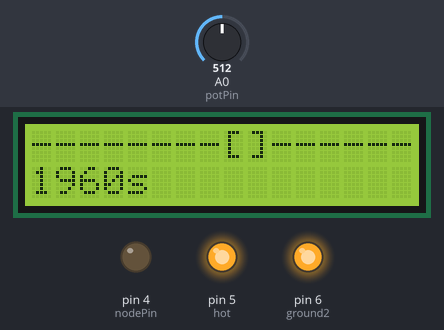
The sketch below on a simulated Arduino Uno, built with avr-gcc and run on an emulated ATmega328P. Shown: 16×2 character LCD, output pins drawn as LEDs (lit = HIGH). Inputs (shaded band) come from the test bench; at power-on: A0 (potPin) = 512. What the sketch prints to the serial monitor is not drawn.

Above: at 1.4 s.
1.5 s: A0 (potPin) set to 787
At 2.7 s:
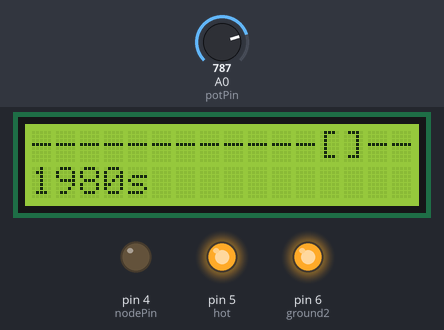
3.0 s: A0 (potPin) set to 811
At 4.2 s:
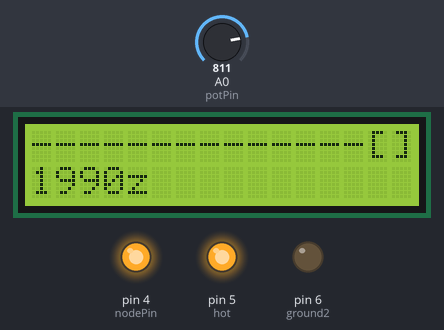
4.5 s: A0 (potPin) set to 900
6.0 s: A0 (potPin) set to 915
At 7.3 s:
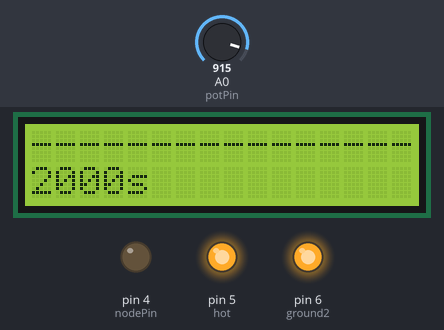
7.6 s: A0 (potPin) set to 1005
9.1 s: A0 (potPin) set to 1021
At 10.5 s:
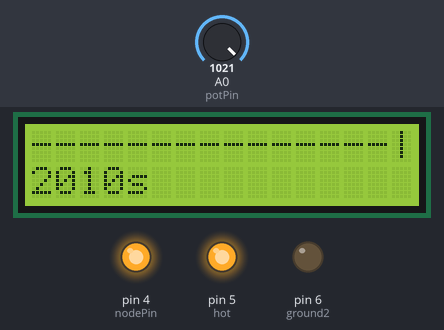
Timing chart, 0 to 11.6 s (numbered marks = the images above; inputs shaded):
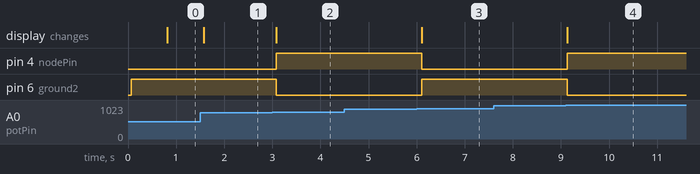

Measured:
- the behaviour switches between 794 and 795 on A0 (potPin) (found by bisection; images 1 and 2)
- the behaviour switches between 907 and 908 on A0 (potPin) (found by bisection; images 2 and 3)
- the behaviour switches between 1020 and 1021 on A0 (potPin) (found by bisection; images 3 and 4)
- after the input at 1.5 s, the display: changes after 0.07 s (image 1)
- after the input at 3.0 s, pin 4 (nodePin): LOW → HIGH after 0.09 s; pin 6 (ground2): HIGH → LOW after 0.09 s; the display: changes after 0.09 s (image 2)
- after the input at 4.5 s, every drawn part: stays the same
- after the input at 6.0 s, pin 4 (nodePin): HIGH → LOW after 0.11 s; pin 6 (ground2): LOW → HIGH after 0.11 s; the display: changes after 0.11 s (image 3)
- after the input at 7.6 s, every drawn part: stays the same
- after the input at 9.1 s, pin 4 (nodePin): LOW → HIGH at once; pin 6 (ground2): HIGH → LOW at once; the display: changes at once (image 4)

The sketch:

lcdHello.ino
```cpp
#define potPin 0
int potVal = 0;
#include <LiquidCrystal.h>

LiquidCrystal lcd(7, 8, 9, 10, 11, 12);

int potMin = 0;
int potMax = 1021;
int count = 0;
int startPoint = 0;
int point = 0;
int previousRange = -1;
int nodePin = 4;
int pinValue = 0;
int hot = 5;
int ground1 = 4;
int ground2 = 6;
int test = 0;

void setup() {
  Serial.begin(9600);
  pinMode(potPin, INPUT);
  lcd.begin(16, 2);
  pinMode(nodePin, INPUT);
  pinMode(hot, OUTPUT);
  pinMode(ground1, OUTPUT);
  pinMode(ground2, OUTPUT);
  digitalWrite(hot, HIGH);
  digitalWrite(ground1, LOW);
  digitalWrite(ground2, HIGH);

}

void loop() {
  // put your main code here, to run repeatedly:
  int potVal = analogRead(potPin);
  int range = map(potVal, potMin, potMax, 0, 9);


    if (previousRange != range){
      /*
      if (test == 1){
       digitalWrite(ground1, LOW);
       digitalWrite(ground2, HIGH);
        test = 0;
      } else{
        digitalWrite(ground1, HIGH);
        digitalWrite(ground2, LOW);
        test = 1;
      }
      */
      //Serial.print(count);
      if (count >= 3){
        lcd.clear();
        count = 0;
        switch (range) {
          case 0:
            Serial.print("\r\n0");
            lcd.setCursor(0,0);
            lcd.print("[]---------------");
            lcd.setCursor(0,1);
            lcd.print("1920s");
            digitalWrite(ground1, LOW);
            digitalWrite(ground2, HIGH);
            break;
          case 1:
            Serial.print("\r\n1");
            lcd.setCursor(0,0);
            lcd.print("--[]------------");
            lcd.setCursor(0,1);
            lcd.print("1930s");
            digitalWrite(ground1, HIGH);
            digitalWrite(ground2, LOW);
            break;
          case 2:
            Serial.print("\r\n2");
            lcd.setCursor(0,0);
            lcd.print("----[]----------");
            lcd.setCursor(0,1);
            lcd.print("1940s");
            digitalWrite(ground1, LOW);
            digitalWrite(ground2, HIGH);
            break;
          case 3:
            Serial.print("\r\n3");
            lcd.setCursor(0,0);
            lcd.print("------[]--------");
            lcd.setCursor(0,1);
            lcd.print("1950s");
            digitalWrite(ground1, HIGH);
            digitalWrite(ground2, LOW);
            break;
          case 4:
            Serial.print("\r\n4");
            lcd.setCursor(0,0);
            lcd.print("--------[]------");
            lcd.setCursor(0,1);
            lcd.print("1960s");
            digitalWrite(ground1, LOW);
            digitalWrite(ground2, HIGH);
            break;
          case 5:
            Serial.print("\r\n5");
            lcd.setCursor(0,0);
            lcd.print("----------[]----");
            lcd.setCursor(0,1);
            lcd.print("1970s");
            digitalWrite(ground1, HIGH);
            digitalWrite(ground2, LOW);
            break;
          case 6:
            Serial.print("\r\n6");
            lcd.setCursor(0,0);
            lcd.print("------------[]--");
            lcd.setCursor(0,1);
            lcd.print("1980s");
            digitalWrite(ground1, LOW);
            digitalWrite(ground2, HIGH);
            break;
          case 7:
            Serial.print("\r\n7");
            lcd.setCursor(0,0);
            lcd.print("--------------[]");
            lcd.setCursor(0,1);
            lcd.print("1990z");
            digitalWrite(ground1, HIGH);
            digitalWrite(ground2, LOW);
            break;
          case 8:
            Serial.print("\r\n8");
            lcd.setCursor(0,0);
            lcd.print("----------------[");
            lcd.setCursor(0,1);
            lcd.print("2000s");
            digitalWrite(ground1, LOW);
            digitalWrite(ground2, HIGH);
            break;
          case 9:
            Serial.print("\r\n9");
            lcd.setCursor(0,0);
            lcd.print("---------------|");
            lcd.setCursor(0,1);
            lcd.print("2010s");
            digitalWrite(ground1, HIGH);
            digitalWrite(ground2, LOW);
            break;
         previousRange = range;
        }
      }
    count++;
    }


  // delay at the end of the full loop:
   delay(250);
}
```
